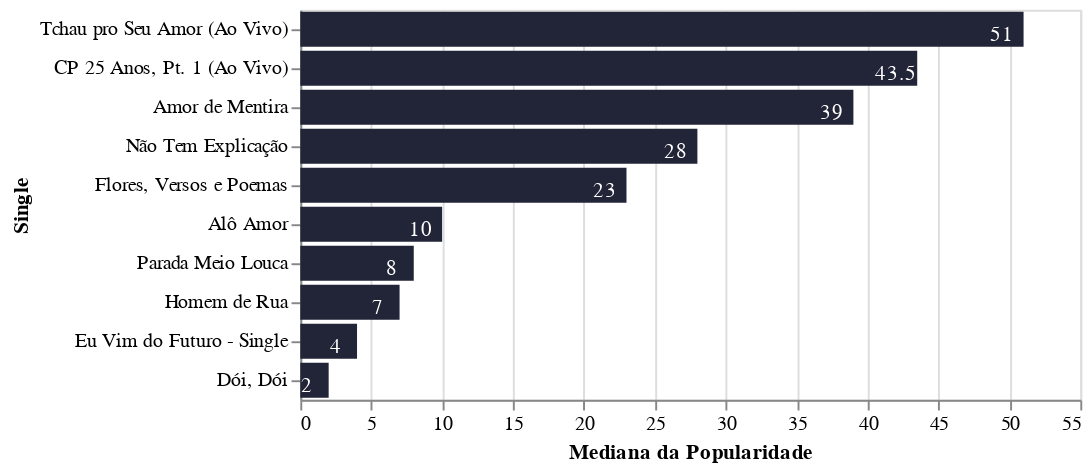

Source (notebook cell):
### Code cell
data_single_most_popular = data[data['album_type'] == 'single']

bars = alt.Chart(data_single_most_popular).mark_bar(color = '#222437').encode(
    alt.X('median(popularity):Q', axis = alt.Axis(title='Mediana da Popularidade')),
    alt.Y('album:O',sort = '-x',axis = alt.Axis(title='Single'))
)
text = alt.Chart(data_single_most_popular).mark_text(dx=-11, dy=3, color='white').encode(
    alt.X('median(popularity):Q', axis = alt.Axis(title='Mediana da Popularidade')),
    alt.Y('album:O',sort = '-x',axis = alt.Axis(title='Single')),
    alt.Text('median(popularity):Q')
)
bars + text

### Figure 1 — Vega-Lite specification as saved in the notebook (floating-point values rounded to 4 significant figures)
{"config": {"view": {"continuousWidth": 400, "continuousHeight": 300}}, "layer": [{"mark": {"type": "bar", "color": "#222437"}, "encoding": {"x": {"type": "quantitative", "aggregate": "median", "axis": {"title": "Mediana da Popularidade"}, "field": "popularity"}, "y": {"type": "ordinal", "axis": {"title": "Single"}, "field": "album", "sort": "-x"}}}, {"mark": {"type": "text", "color": "white", "dx": -11, "dy": 3}, "encoding": {"text": {"type": "quantitative", "aggregate": "median", "field": "popularity"}, "x": {"type": "quantitative", "aggregate": "median", "axis": {"title": "Mediana da Popularidade"}, "field": "popularity"}, "y": {"type": "ordinal", "axis": {"title": "Single"}, "field": "album", "sort": "-x"}}}], "data": {"name": "data-4eff8a87b3b0406945f1e66e9f6d5c30"}, "$schema": "https://vega.github.io/schema/vega-lite/v4.8.1.json", "datasets": {"data-4eff8a87b3b0406945f1e66e9f6d5c30": [{"album": "CP 25 Anos, Pt. 1 (Ao Vivo)", "album_type": "single", "track_number": 1, "id_track": "49h9lUseWMnzyU0W8E40mP", "name": "Um Degrau na Escada - Ao Vivo", "popularity": 56, "explicit": false, "duration_ms": 251061, "release_date": "2020-05-13", "artists": "['Calcinha Preta', 'Gusttavo Lima']"}, {"album": "CP 25 Anos, Pt. 1 (Ao Vivo)", "album_type": "single", "track_number": 2, "id_track": "6SsRvDjYAmizqhzm2h5Hox", "name": "Hoje à Noite - Ao Vivo", "popularity": 47, "explicit": false, "duration_ms": 218925, "release_date": "2020-05-13", "artists": "['Calcinha Preta']"}, {"album": "CP 25 Anos, Pt. 1 (Ao Vivo)", "album_type": "single", "track_number": 3, "id_track": "1TRrJ4iLBt5V8f8Lf2XjGN", "name": "Cobertor / Onde o Sonho Mora - Ao Vivo", "popularity": 43, "explicit": false, "duration_ms": 204812, "release_date": "2020-05-13", "artists": "['Calcinha Preta']"}, {"album": "CP 25 Anos, Pt. 1 (Ao Vivo)", "album_type": "single", "track_number": 4, "id_track": "4giMw1LNsqoG52hm60f413", "name": "Você Não Vale Nada - Ao Vivo", "popularity": 44, "explicit": false, "duration_ms": 241461, "release_date": "2020-05-13", "artists": "['Calcinha Preta']"}, {"album": "CP 25 Anos, Pt. 1 (Ao Vivo)", "album_type": "single", "track_number": 5, "id_track": "62u1dbhEuBAWyZnl0n7Ue8", "name": "Tchau pro Seu Amor - Ao Vivo", "popularity": 39, "explicit": false, "duration_ms": 129000, "release_date": "2020-05-13", "artists": "['Calcinha Preta', 'MC JottaPê']"}, {"album": "CP 25 Anos, Pt. 1 (Ao Vivo)", "album_type": "single", "track_number": 6, "id_track": "2RNoUrbJnE8dirMbJCLYjF", "name": "Mágica / E o Vento Levou - Ao Vivo", "popularity": 42, "explicit": false, "duration_ms": 278314, "release_date": "2020-05-13", "artists": "['Calcinha Preta']"}, {"album": "Tchau pro Seu Amor (Ao Vivo)", "album_type": "single", "track_number": 1, "id_track": "24gHMEGrPZYzKI0SBow7ML", "name": "Tchau pro Seu Amor - Ao Vivo", "popularity": 51, "explicit": false, "duration_ms": 130415, "release_date": "2020-02-21", "artists": "['Calcinha Preta', 'MC JottaPê']"}, {"album": "Não Tem Explicação", "album_type": "single", "track_number": 1, "id_track": "6EdJoVAV8auGT8r5pjOMaJ", "name": "Não Tem Explicação", "popularity": 28, "explicit": false, "duration_ms": 228187, "release_date": "2019-09-27", "artists": "['Calcinha Preta']"}, {"album": "Amor de Mentira", "album_type": "single", "track_number": 1, "id_track": "2gAjv9SiCBh19BvHyflu9I", "name": "Amor de Mentira", "popularity": 39, "explicit": false, "duration_ms": 157300, "release_date": "2019-03-25", "artists": "['Calcinha Preta']"}, {"album": "Flores, Versos e Poemas", "album_type": "single", "track_number": 1, "id_track": "24aEyOxim74BDaEaVqCWvE", "name": "Flores, Versos e Poemas", "popularity": 23, "explicit": false, "duration_ms": 207596, "release_date": "2018-05-04", "artists": "['Calcinha Preta']"}, {"album": "Eu Vim do Futuro - Single", "album_type": "single", "track_number": 1, "id_track": "2byBq8jQBZjMznKwGGHdIG", "name": "Eu Vim do Futuro", "popularity": 4, "explicit": false, "duration_ms": 195213, "release_date": "2017-06-13", "artists": "['Calcinha Preta']"}, {"album": "Homem de Rua", "album_type": "single", "track_number": 1, "id_track": "6oexqeMeqlRzGFk8o2HMEi", "name": "Homem de Rua", "popularity": 7, "explicit": false, "duration_ms": 210181, "release_date": "2017-06-13", "artists": "['Calcinha Preta']"}, {"album": "Alô Amor", "album_type": "single", "track_number": 1, "id_track": "3JfTQvCbF9CN5NqOVtIPMS", "name": "Alô Amor", "popularity": 10, "explicit": false, "duration_ms": 182334, "release_date": "2016-03-18", "artists": "['Calcinha Preta']"}, {"album": "Parada Meio Louca", "album_type": "single", "track_number": 1, "id_track": "29bixWjeFxI05LgYo39Hdk", "name": "Parada Meio Louca", "popularity": 8, "explicit": false, "duration_ms": 201456, "release_date": "2013-09-13", "artists": "['Calcinha Preta', 'Grupo Revelação']"}, {"album": "Dói, Dói", "album_type": "single", "track_number": 1, "id_track": "1WctsG7rIBeNYumsPXY7Ts", "name": "Dói, Dói", "popularity": 2, "explicit": false, "duration_ms": 196032, "release_date": "2013-04-21", "artists": "['Calcinha Preta', 'Mano Walter']"}]}}
